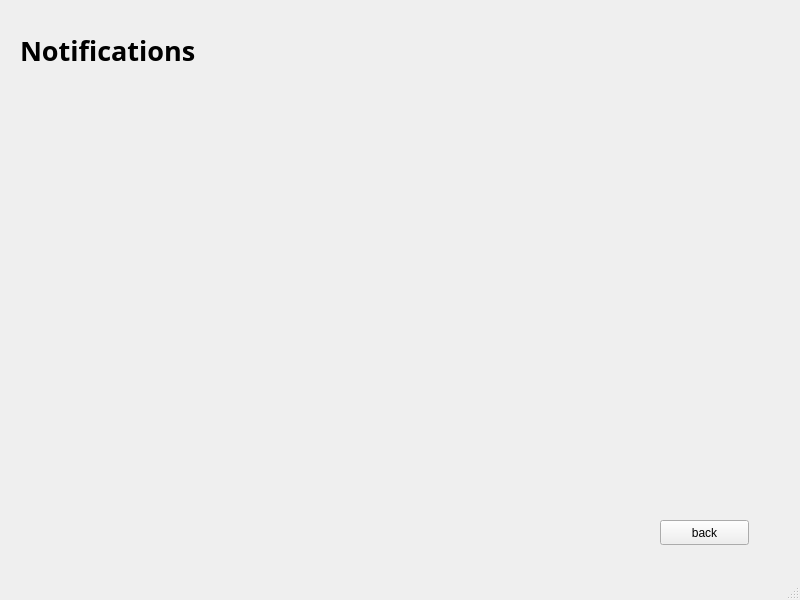
<?xml version="1.0" encoding="UTF-8"?>
<ui version="4.0">
 <class>NotificationWindow</class>
 <widget class="QMainWindow" name="NotificationWindow">
  <property name="geometry">
   <rect>
    <x>0</x>
    <y>0</y>
    <width>800</width>
    <height>600</height>
   </rect>
  </property>
  <property name="windowTitle">
   <string>MainWindow</string>
  </property>
  <widget class="QWidget" name="centralwidget">
   <widget class="QLabel" name="label">
    <property name="geometry">
     <rect>
      <x>20</x>
      <y>20</y>
      <width>321</width>
      <height>61</height>
     </rect>
    </property>
    <property name="font">
     <font>
      <family>Umpush</family>
      <pointsize>20</pointsize>
      <weight>75</weight>
      <bold>true</bold>
     </font>
    </property>
    <property name="text">
     <string>Notifications</string>
    </property>
   </widget>
   <widget class="QPushButton" name="button_back">
    <property name="geometry">
     <rect>
      <x>660</x>
      <y>520</y>
      <width>89</width>
      <height>25</height>
     </rect>
    </property>
    <property name="text">
     <string>back</string>
    </property>
   </widget>
  </widget>
  <widget class="QStatusBar" name="statusbar"/>
 </widget>
 <resources/>
 <connections/>
</ui>
